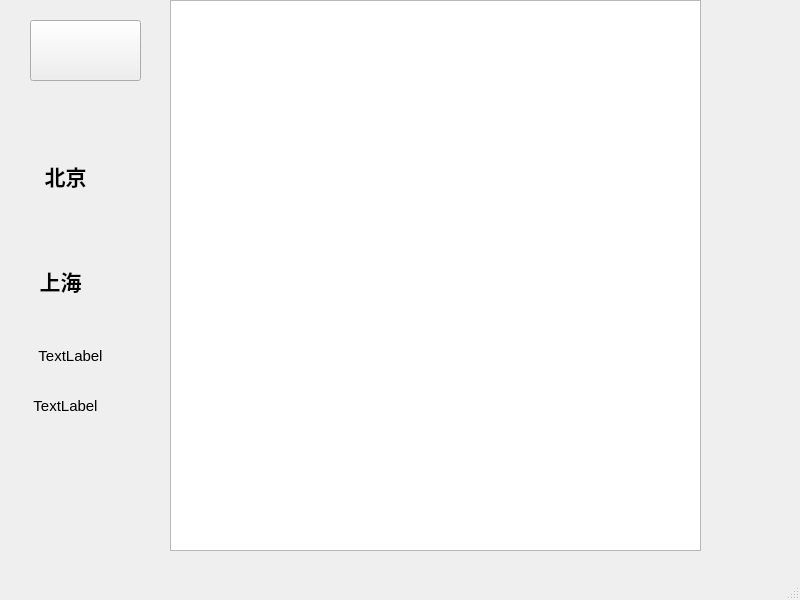
<?xml version="1.0" encoding="UTF-8"?>
<ui version="4.0">
 <class>myMainWindow</class>
 <widget class="QMainWindow" name="myMainWindow">
  <property name="geometry">
   <rect>
    <x>0</x>
    <y>0</y>
    <width>800</width>
    <height>600</height>
   </rect>
  </property>
  <property name="windowTitle">
   <string>航班查询结果</string>
  </property>
  <property name="windowIcon">
   <iconset resource="image.qrc">
    <normaloff>:/new/prefix2/image/planeicon.png</normaloff>:/new/prefix2/image/planeicon.png</iconset>
  </property>
  <widget class="QWidget" name="centralwidget">
   <widget class="QPushButton" name="pushButton">
    <property name="geometry">
     <rect>
      <x>30</x>
      <y>20</y>
      <width>111</width>
      <height>61</height>
     </rect>
    </property>
    <property name="styleSheet">
     <string notr="true">image: url(:/new/prefix1/image/array_left.png);</string>
    </property>
    <property name="text">
     <string/>
    </property>
   </widget>
   <widget class="QListWidget" name="listWidget">
    <property name="geometry">
     <rect>
      <x>170</x>
      <y>0</y>
      <width>531</width>
      <height>551</height>
     </rect>
    </property>
    <property name="minimumSize">
     <size>
      <width>0</width>
      <height>100</height>
     </size>
    </property>
    <property name="maximumSize">
     <size>
      <width>16777215</width>
      <height>601</height>
     </size>
    </property>
   </widget>
   <widget class="QLabel" name="departure">
    <property name="geometry">
     <rect>
      <x>20</x>
      <y>150</y>
      <width>91</width>
      <height>51</height>
     </rect>
    </property>
    <property name="font">
     <font>
      <pointsize>16</pointsize>
      <bold>true</bold>
     </font>
    </property>
    <property name="text">
     <string>北京</string>
    </property>
    <property name="alignment">
     <set>Qt::AlignmentFlag::AlignCenter</set>
    </property>
   </widget>
   <widget class="QLabel" name="arrival">
    <property name="geometry">
     <rect>
      <x>10</x>
      <y>250</y>
      <width>101</width>
      <height>61</height>
     </rect>
    </property>
    <property name="font">
     <font>
      <pointsize>16</pointsize>
      <bold>true</bold>
     </font>
    </property>
    <property name="text">
     <string>上海</string>
    </property>
    <property name="alignment">
     <set>Qt::AlignmentFlag::AlignCenter</set>
    </property>
   </widget>
   <widget class="QLabel" name="date">
    <property name="geometry">
     <rect>
      <x>10</x>
      <y>330</y>
      <width>121</width>
      <height>51</height>
     </rect>
    </property>
    <property name="font">
     <font>
      <pointsize>11</pointsize>
     </font>
    </property>
    <property name="text">
     <string>TextLabel</string>
    </property>
    <property name="alignment">
     <set>Qt::AlignmentFlag::AlignCenter</set>
    </property>
   </widget>
   <widget class="QLabel" name="weekday">
    <property name="geometry">
     <rect>
      <x>30</x>
      <y>390</y>
      <width>71</width>
      <height>31</height>
     </rect>
    </property>
    <property name="font">
     <font>
      <pointsize>11</pointsize>
     </font>
    </property>
    <property name="text">
     <string>TextLabel</string>
    </property>
    <property name="alignment">
     <set>Qt::AlignmentFlag::AlignCenter</set>
    </property>
   </widget>
   <widget class="QLabel" name="label">
    <property name="geometry">
     <rect>
      <x>-130</x>
      <y>0</y>
      <width>1051</width>
      <height>661</height>
     </rect>
    </property>
    <property name="font">
     <font>
      <pointsize>20</pointsize>
     </font>
    </property>
    <property name="styleSheet">
     <string notr="true">image: url(:/new/prefix1/image/background.png);</string>
    </property>
    <property name="text">
     <string>TextLabel</string>
    </property>
   </widget>
   <widget class="QLabel" name="label_2">
    <property name="geometry">
     <rect>
      <x>40</x>
      <y>190</y>
      <width>41</width>
      <height>81</height>
     </rect>
    </property>
    <property name="styleSheet">
     <string notr="true">image: url(:/new/prefix1/image/array_down.png);</string>
    </property>
    <property name="text">
     <string/>
    </property>
   </widget>
   <widget class="QLabel" name="label_3">
    <property name="geometry">
     <rect>
      <x>10</x>
      <y>430</y>
      <width>131</width>
      <height>131</height>
     </rect>
    </property>
    <property name="styleSheet">
     <string notr="true">image: url(:/new/prefix2/image/winner.jpg);</string>
    </property>
    <property name="text">
     <string/>
    </property>
   </widget>
   <zorder>label</zorder>
   <zorder>pushButton</zorder>
   <zorder>listWidget</zorder>
   <zorder>departure</zorder>
   <zorder>arrival</zorder>
   <zorder>date</zorder>
   <zorder>weekday</zorder>
   <zorder>label_2</zorder>
   <zorder>label_3</zorder>
  </widget>
  <widget class="QMenuBar" name="menubar">
   <property name="geometry">
    <rect>
     <x>0</x>
     <y>0</y>
     <width>800</width>
     <height>31</height>
    </rect>
   </property>
  </widget>
  <widget class="QStatusBar" name="statusbar"/>
 </widget>
 <resources>
  <include location="image.qrc"/>
 </resources>
 <connections/>
</ui>
